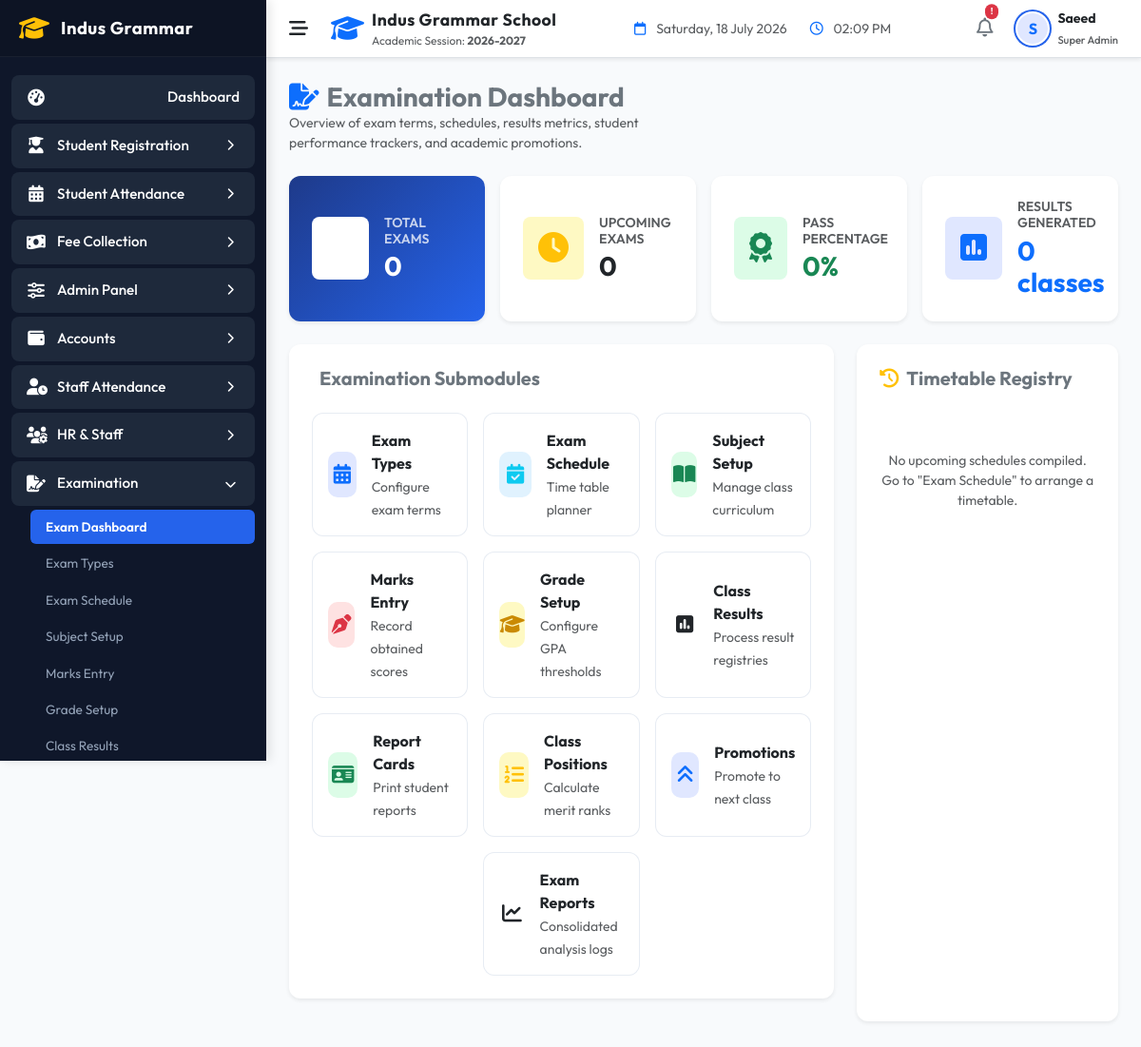
The app's page /indus-grammar-school-erp/modules/examination/dashboard.php (signed in), older data.
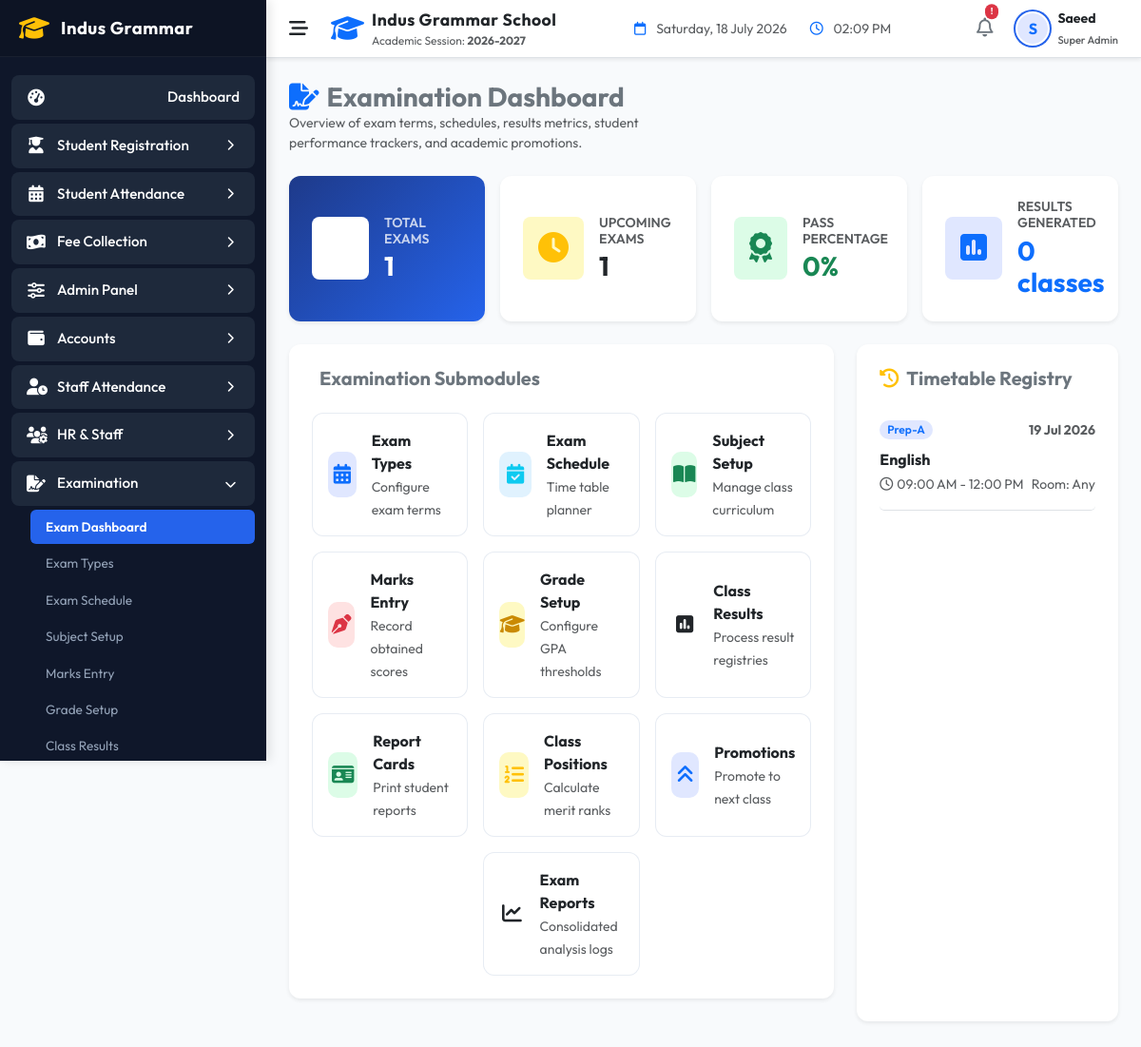
The same page, newer data.
### tables this page shows
CREATE TABLE `exam_schedule` (
  `id` int NOT NULL AUTO_INCREMENT,
  `exam_type_id` int NOT NULL,
  `class_id` int NOT NULL,
  `subject_id` int NOT NULL,
  `exam_date` date NOT NULL,
  `start_time` time DEFAULT NULL,
  `end_time` time DEFAULT NULL,
  `room` varchar(50) DEFAULT NULL,
  `supervisor` varchar(100) DEFAULT NULL,
  `created_at` timestamp NULL DEFAULT CURRENT_TIMESTAMP,
  PRIMARY KEY (`id`),
  KEY `exam_type_id` (`exam_type_id`),
  KEY `class_id` (`class_id`),
  KEY `subject_id` (`subject_id`),
  CONSTRAINT `exam_schedule_ibfk_1` FOREIGN KEY (`exam_type_id`) REFERENCES `exam_types` (`id`) ON DELETE CASCADE,
  CONSTRAINT `exam_schedule_ibfk_2` FOREIGN KEY (`class_id`) REFERENCES `classes` (`id`) ON DELETE CASCADE,
  CONSTRAINT `exam_schedule_ibfk_3` FOREIGN KEY (`subject_id`) REFERENCES `subjects` (`id`) ON DELETE CASCADE
);

CREATE TABLE `classes` (
  `id` int NOT NULL AUTO_INCREMENT,
  `class_name` varchar(50) NOT NULL,
  `section` varchar(10) NOT NULL,
  `created_at` timestamp NULL DEFAULT CURRENT_TIMESTAMP,
  PRIMARY KEY (`id`),
  UNIQUE KEY `idx_class_section` (`class_name`,`section`)
);

CREATE TABLE `subjects` (
  `id` int NOT NULL AUTO_INCREMENT,
  `subject_name` varchar(100) NOT NULL,
  `subject_code` varchar(20) NOT NULL,
  `class_id` int NOT NULL,
  `total_marks` int NOT NULL DEFAULT '100',
  `created_at` timestamp NULL DEFAULT CURRENT_TIMESTAMP,
  `academic_type` enum('School','Academy') NOT NULL DEFAULT 'School',
  `passing_marks` int NOT NULL DEFAULT '40',
  `teacher_id` int DEFAULT NULL,
  `status` enum('Active','Inactive') DEFAULT 'Active',
  PRIMARY KEY (`id`),
  UNIQUE KEY `idx_subject_class` (`subject_code`,`class_id`),
  KEY `class_id` (`class_id`),
  KEY `fk_subject_teacher` (`teacher_id`),
  CONSTRAINT `fk_subject_teacher` FOREIGN KEY (`teacher_id`) REFERENCES `staff` (`id`) ON DELETE SET NULL,
  CONSTRAINT `subjects_ibfk_1` FOREIGN KEY (`class_id`) REFERENCES `classes` (`id`) ON DELETE CASCADE
);

### indus-grammar-school-erp/modules/examination/dashboard.php (the view, shortened to what the changed rows need)
<?php
include_once __DIR__ . '/../../includes/header.php';
$db = Database::getConnection();
$totalExams = (int)$db->query("SELECT COUNT(*) FROM exam_types")->fetchColumn();
$upcomingExams = (int)$db->query("SELECT COUNT(*) FROM exam_schedule WHERE exam_date > CURRENT_DATE()")->fetchColumn();
$schedules = $db->query("
    SELECT es.*, et.exam_name, c.class_name, c.section, s.subject_name
    FROM exam_schedule es
    JOIN exam_types et ON es.exam_type_id = et.id
    JOIN classes c ON es.class_id = c.id
    JOIN subjects s ON es.subject_id = s.id
    ORDER BY es.exam_date ASC, es.start_time ASC
    LIMIT 5
")->fetchAll(PDO::FETCH_ASSOC);
?>
<div class="row g-3 mb-4">
    <div class="col-6 col-lg-3">
        <div class="card border-0 shadow-sm theme-card-blue h-100" style="border-radius:12px;">
            <div class="card-body p-3 p-lg-4 d-flex align-items-center">
                <div>
                    <h6 class="text-white text-opacity-75 small fw-semibold text-uppercase mb-1">Total Exams</h6>
                    <h3 class="fw-bold mb-0 text-white"><?php echo $totalExams; ?></h3>
                </div>
            </div>
        </div>
    </div>
    <div class="col-6 col-lg-3">
        <div class="card border-0 shadow-sm h-100" style="border-radius:12px;">
            <div class="card-body p-3 p-lg-4 d-flex align-items-center">
                <div>
                    <h6 class="text-muted small fw-semibold text-uppercase mb-1">Upcoming Exams</h6>
                    <h3 class="fw-bold mb-0 text-dark"><?php echo $upcomingExams; ?></h3>
                </div>
            </div>
        </div>
    </div>
</div>
<div class="row">
    <div class="col-lg-4 mb-4">
        <div class="card border-0 shadow-sm p-4 h-100" style="border-radius:12px;">
            <h5 class="fw-bold text-secondary mb-3"><i class="fa-solid fa-clock-rotate-left me-2 text-warning"></i>Timetable Registry</h5>
            <?php if (empty($schedules)): ?>
                <div class="text-center py-5 text-muted small">No upcoming schedules compiled. Go to "Exam Schedule" to arrange a timetable.</div>
            <?php else: ?>
                <div class="list-group list-group-flush">
                    <?php foreach ($schedules as $s): ?>
                        <div class="list-group-item px-0 py-3 border-bottom">
                            <div class="d-flex justify-content-between align-items-center">
                                <span class="badge bg-primary-soft text-primary rounded-pill small fw-semibold"><?php echo htmlspecialchars($s['class_name'] . '-' . $s['section']); ?></span>
                                <small class="text-muted fw-bold"><?php echo date('d M Y', strtotime($s['exam_date'])); ?></small>
                            </div>
                            <div class="fw-bold text-dark mt-2 mb-1"><?php echo htmlspecialchars($s['subject_name']); ?></div>
                            <div class="d-flex justify-content-between text-muted small">
                                <span><i class="fa-regular fa-clock me-1"></i><?php echo date('h:i A', strtotime($s['start_time'])); ?> - <?php echo date('h:i A', strtotime($s['end_time'])); ?></span>
                                <span>Room: <?php echo htmlspecialchars($s['room'] ?: '—'); ?></span>
                            </div>
                        </div>
                    <?php endforeach; ?>
                </div>
            <?php endif; ?>
        </div>
    </div>
</div>
<?php include_once __DIR__ . '/../../includes/footer.php'; ?>

Row changes from the older to the newer data that the page shows:
added exam_schedule: class.section "Prep-A", exam_date "19 Jul 2026", subject.subject_name "English", start_time "09:00 AM", end_time "12:00 PM", room "Any"
Text that changed along with them:
$totalExams: "0" → "1"
$upcomingExams: "0" → "1"
text no longer shown: "No upcoming schedules compiled. Go to \"Exam Schedule\" to arrange a timetable."
